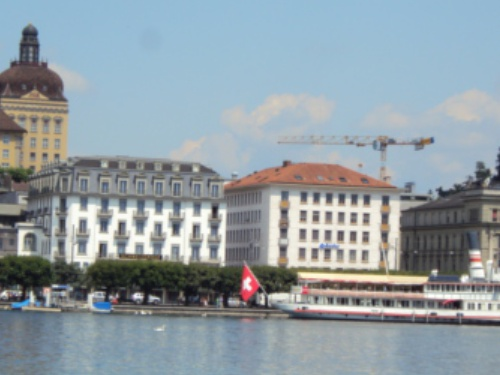
#> input picture data/image_sets/pier/2.JPG, 500 x 375 px
$ python evalStitchingPair.py
#> lines starting #> are read from the running program, lines starting #| are printed output that depends on the picture; after the words box and inside, x2 and y2 are one past the last pixel; in counts of white or black regions, pixels touching at a corner belong together
### code/utilsImageStitching.py
import os, sys
import math
import cv2
import random
import numpy as np
from detectBlobs import DetectBlobs

def detectKeypoints(im):
    im = im/255.0
    return DetectBlobs(im)


def computeDescriptors(im, keypoints):
    return computeSIFTDescriptors(im, keypoints)


def computeSIFTDescriptors(im, keypoints):
    kp = []
    for blob in keypoints:
        kp.append(cv2.KeyPoint(blob[1], blob[0], _size=blob[2]*2, _response=blob[-1], _class_id=len(kp)))
    detector = cv2.xfeatures2d_SIFT.create()
    return detector.compute(im, kp)[1]


# [13 lines left out: function getMatches, not called in this run]


def recomputeN(P, E, S):
    return math.log(1 - P) / math.log(1 - (1 - E)**S)


# [107 lines left out: functions fitH, RANSAC, warpImageWithMapping, drawMatches, not called in this run]

### code/detectBlobs.py
import numpy as np
import math
import cv2
from scipy import ndimage

def generateLOGFilter(sigma: float):
    filterSize = 2*math.floor(3*sigma)+1
    logFilter = np.empty(shape=(filterSize, filterSize))
    logFilter.fill(0)
    center = (filterSize-1)/2
    for row in range(filterSize):
        for col in range(filterSize):
            xCoord = float(col - center)
            yCoord = float(row - center)
            logFilter[row, col] = laplacianOfGaussian(xCoord, yCoord, sigma)

    # Zero Out Sum of Laplacian
    logFilter -= logFilter.mean()

    return logFilter


def laplacianOfGaussian(x: float,y: float, sigma: float) -> float:
    sumOfCoord = x**2 + y**2
    sigmaTerm = 2*(sigma**2)
    expTerm = np.exp(-sumOfCoord/sigmaTerm)
    return (sumOfCoord-sigmaTerm)*expTerm/(sigma ** 4)


def findMaxLaplacianBlobs(octave, filter, img, threshold):
    resizeFactor = float(math.pow(2, octave))
    scaledImg = cv2.resize(img, (math.ceil(img.shape[1]/resizeFactor), math.ceil(img.shape[0]/resizeFactor)))
    convolvedImg = convolveImage(scaledImg, filter)
    #print(f"Max blob response before scaling: {np.max(convolvedImg)}")
    #print(np.average(convolvedImg))

    convolvedImg = cv2.resize(convolvedImg, (img.shape[1], img.shape[0]), interpolation=cv2.INTER_CUBIC)
    convolvedImg[convolvedImg <= threshold] = 0

    #print(f"Max blob response after scaling: {np.max(convolvedImg)}")
    effectiveFilterWidth = filter.shape[0]/2*math.pow(2, octave)
    convolvedImg = nonMaxSupression(convolvedImg, effectiveFilterWidth)
    return convolvedImg

def nonMaxSupression(img, filterSize):
    maxedImg = ndimage.maximum_filter(img, size=(filterSize, filterSize))
    diffImg = maxedImg - img
    img[diffImg != 0] = 0
    return img


def convolveImage(img, filter):
    convolvedImg = ndimage.convolve(img, filter, mode='nearest')
    return np.absolute(convolvedImg)

def DetectBlobs(
    im,
    sigma = 2,
    num_intervals = 12,
    threshold = 1e-4
    ):
    # Convert image to grayscale and convert it to double [0 1].
    if len(im.shape) > 2:
        im = cv2.cvtColor(im, cv2.COLOR_BGR2GRAY)/255

    # Determine number of octaves dynamically,
    # so that we can scale to find blobs of any size
    num_octaves = math.floor(math.log(min(im.shape)/sigma))

    sigmaMax = np.empty(shape=im.shape)
    normMax = np.empty(shape=im.shape)
    sigmaMax.fill(0)
    normMax.fill(0)
    for octave in range(num_octaves):  # octaves defines number times we want to scale
        for scale in range(num_intervals):
            logFilter = generateLOGFilter(sigma*math.pow(2, scale/num_intervals))
            convolvedResponse = findMaxLaplacianBlobs(octave, logFilter, im, threshold)
            maxDiff = convolvedResponse - normMax
            supressedLocs = maxDiff > 0
            normMax[supressedLocs] = convolvedResponse[supressedLocs]
            sigmaMax[supressedLocs] = sigma * math.pow(2, octave + scale / num_intervals)

    # Final NMS based on total size of Image
    finalSpacialWidth = 2*math.ceil(math.sqrt((0.006 * im.shape[0]) ** 2 + (0.006 * im.shape[1]) ** 2))
    maxedImg = ndimage.maximum_filter(normMax, size=(finalSpacialWidth, finalSpacialWidth))
    diffImg = maxedImg - normMax
    normMax[diffImg != 0] = 0
    sigmaMax[diffImg != 0] = 0
    blobs = np.array([])

    for row in range(normMax.shape[0]):
        for col in range(normMax.shape[1]):
            if normMax[row, col] > threshold:
                blobs = np.append(blobs, np.array([row, col,
                                                   math.sqrt(2) * sigmaMax[row, col],
                                                   normMax[row, col]]))
    blobs = np.reshape(blobs, (-1, 4))
    return blobs.round()

### code/evalStitchingPair.py
import os, sys
import cv2
import numpy as np
from utilsImageStitching import *
import matplotlib.pyplot as plt

# Load the left image and the right image.
imagePathLeft = '../data/image_sets/pier/2.JPG'
imagePathRight = '../data/image_sets/pier/1.JPG'

im_left = cv2.imread(imagePathLeft, cv2.IMREAD_GRAYSCALE)
#> im_left: shape (375, 500); min 14, max 255, mean 153.6
im_right = cv2.imread(imagePathRight, cv2.IMREAD_GRAYSCALE)
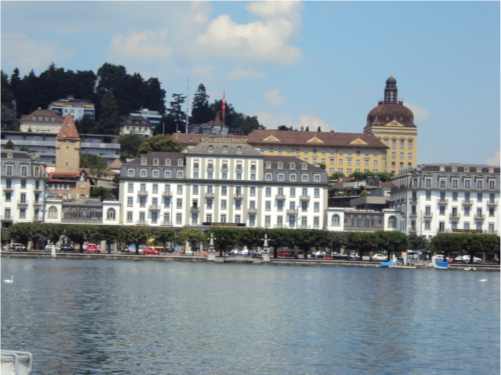
#> input picture data/image_sets/pier/1.JPG, 501 x 375 px
#> im_right: shape (375, 501); min 14, max 255, mean 140.1

# Implement the detectKeypoints() function in utilsImageStitching.py
# to detect feature points for both images.
keypoints_left = detectKeypoints(im_left)
#> in DetectBlobs, `sigmaMax.fill(0)`: sigmaMax: shape (375, 500) float64; every value is 0
#> the loop in DetectBlobs, `for octave in range(num_octaves):` made 5 passes
#> pass 1, in nonMaxSupression, `diffImg = maxedImg - img`:
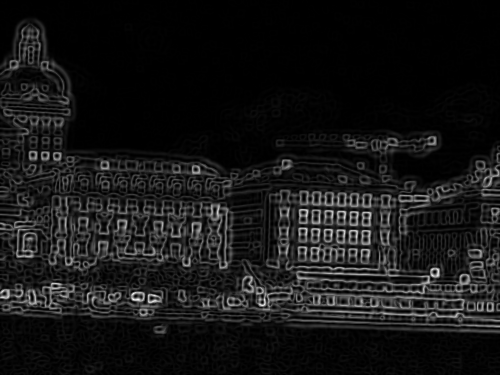
#> diffImg: shape (375, 500) float64; min 0, max 1.88, mean 0.166; drawn with min black and max white
#> after the loop in DetectBlobs, `for octave in range(num_octaves):`: normMax: shape (375, 500) float64; min 0, max 2.51, mean 0.0217
#> after the loop in DetectBlobs, `for octave in range(num_octaves):`:
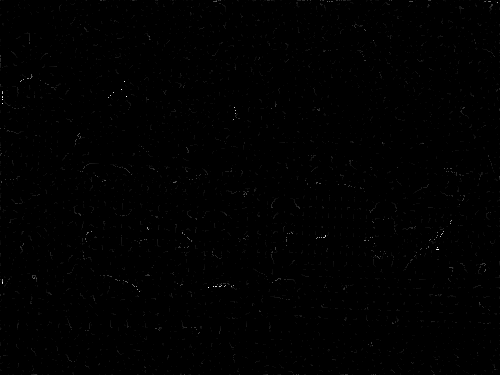
#> sigmaMax: shape (375, 500) float64; min 0, max 60.41, mean 0.2; drawn with min black and max white
#> in DetectBlobs, `normMax[diffImg != 0] = 0`: normMax: shape (375, 500) float64; min 0, max 2.51, mean 0.00525
#> in DetectBlobs, `sigmaMax[diffImg != 0] = 0`: sigmaMax: shape (375, 500) float64; 3.61% of pixels changed, all inside (x1, y1, x2, y2) = (0, 0, 500, 375)
keypoints_right = detectKeypoints(im_right)
#> call 2 of DetectBlobs, with sigma = 2, num_intervals = 12, threshold = 0.0001
#> in DetectBlobs (call 2), `sigmaMax.fill(0)`: sigmaMax: shape (375, 501) float64; every value is 0
#> the loop in DetectBlobs (call 2), `for octave in range(num_octaves):` made 5 passes
#> pass 1, in convolveImage (call 61), `convolvedImg = ndimage.convolve(img, filter, mode='nearest')`:
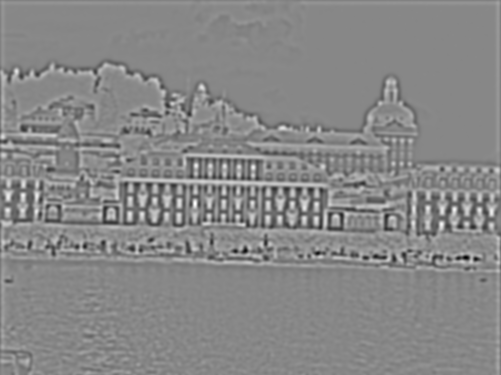
#> convolvedImg: shape (375, 501) float64; min -2.4, max 2.12, mean 0.00529; drawn with min black and max white
#> after the loop in DetectBlobs (call 2), `for octave in range(num_octaves):`:
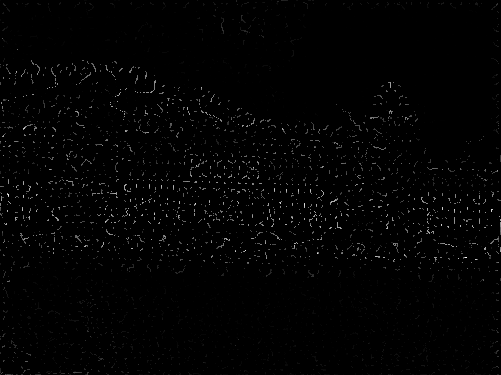
#> normMax: shape (375, 501) float64; min 0, max 2.43, mean 0.026; drawn with min black and max white
#> after the loop in DetectBlobs (call 2), `for octave in range(num_octaves):`:
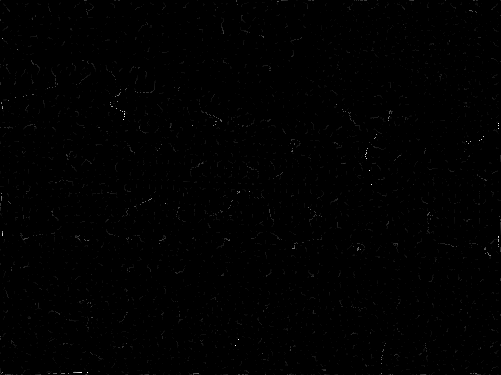
#> sigmaMax: shape (375, 501) float64; min 0, max 60.41, mean 0.2; drawn with min black and max white
#> in DetectBlobs (call 2), `normMax[diffImg != 0] = 0`:
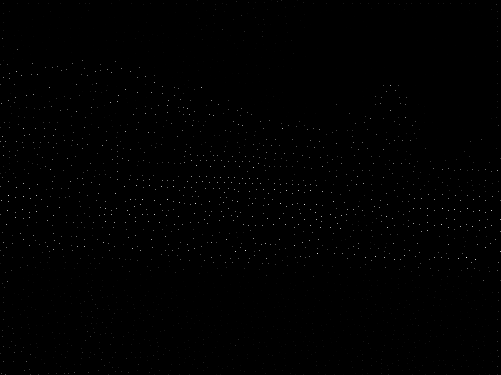
#> normMax: shape (375, 501) float64; 3.9% of pixels changed, all inside (x1, y1, x2, y2) = (0, 0, 501, 375); drawn with min black and max white

# Implement the computeDescriptors() function in utilsImageStitching.py
# to compute descriptors on keypoints
descriptors_left = computeDescriptors(im_left, keypoints_left)
#> the loop in computeSIFTDescriptors, `for blob in keypoints:` made 1 pass
#> blob on pass 1: [0, 3, 3, 0]
#> (the run stopped early here; a loop or call above may not have finished)
